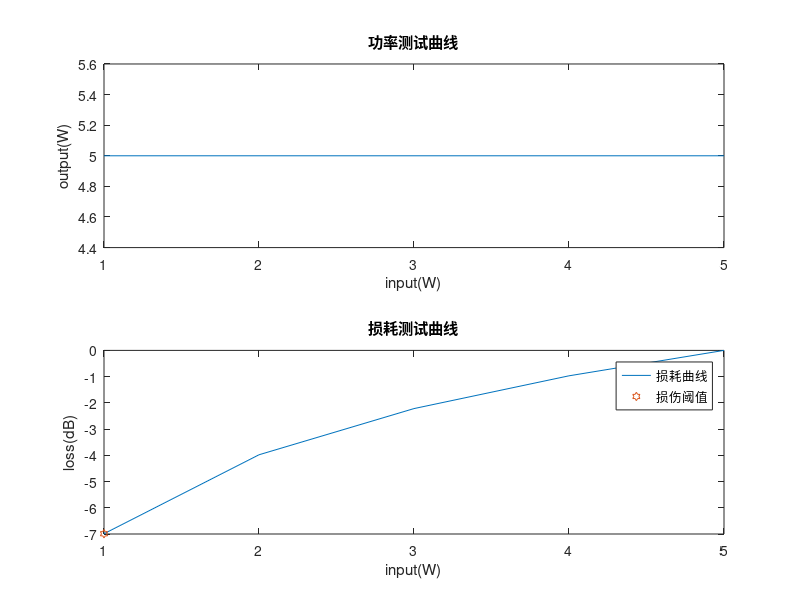

Recreate this plot in MATLAB.
function [power_input,power_output,loss] = powerTest(mode)
% OPA 最大耐受功率&全链路损耗测试，可切换测试模式
% 'equal'：等间距测试
% 'unequal'：非等间距测试
% 'load'：从工作区变量导入
% ---------------------------INFO---------------------------------
%                       _      ____ __
%                      | | /| / / // /
%                      | |/ |/ / _  / 
%                      |__/|__/_//_/  
% 
%  Version: 1.0 | Date: 2024-08-31
%  Author: https://github.com/Wonham | wanghan201@mails.ucas.ac.cn
% ----------------------------------------------------------------
default_mode = 'equal'; % 默认模式为等间距

if nargin < 1
    mode = default_mode;
end

switch mode
    case 'equal'
        power_num = input('请输入要功率测试的采样点数目：');
        power_range = input('请输入测试的最大功率范围（W）：');

        power_interval = power_range / power_num;
        power_input = power_interval:power_interval:power_range;
        power_output = zeros(1, power_num);

        for i = 1:power_num
            power_output(i) = input(['第',num2str(i),'个测试点，输入功率为',num2str(power_input(i)),'W时，对应输出功率(W)：']);
        end

    case 'unequal'
        power_num = input('请输入要功率测试的采样点数目：');
        power_input = zeros(1, power_num);
        power_output = zeros(1, power_num);

        for i = 1:power_num
            power_input(i) = input(['第',num2str(i),'个测试点，输入功率(W)为:']);
            power_output(i) = input(['第',num2str(i),'个测试点，对应输出功率(W)：']);
        end

    case 'load'
        power_input_char = input('测试输入（W）变量名为（一维向量）：','s');
        power_output_char = input('测试输出（W）变量名为（一维向量）：','s');
        power_input = evalin('base', power_input_char);
        power_output = evalin('base', power_output_char);
end

loss = -10*log10(power_output./power_input);

figure;
subplot(2,1,1);
plot(power_input,power_output);
title('功率测试曲线')
xlabel('input(W)')
ylabel('output(W)')

subplot(2,1,2);
plot(power_input,loss);
title('损耗测试曲线')
xlabel('input(W)')
ylabel('loss(dB)')
for i = 2:length(loss)
    if loss(i) - loss(i-1) >= 3
        thres = i-1;
        hold on;
        plot(power_input(thres),loss(thres),'hexagram');
        legend('损耗曲线','损伤阈值');
        disp(['功率损伤阈值为：',num2str(power_input(thres)),'(W)']);
        break;
    end
end
print('Result/耐受功率与损耗测试.png','-dpng','-r300');
end